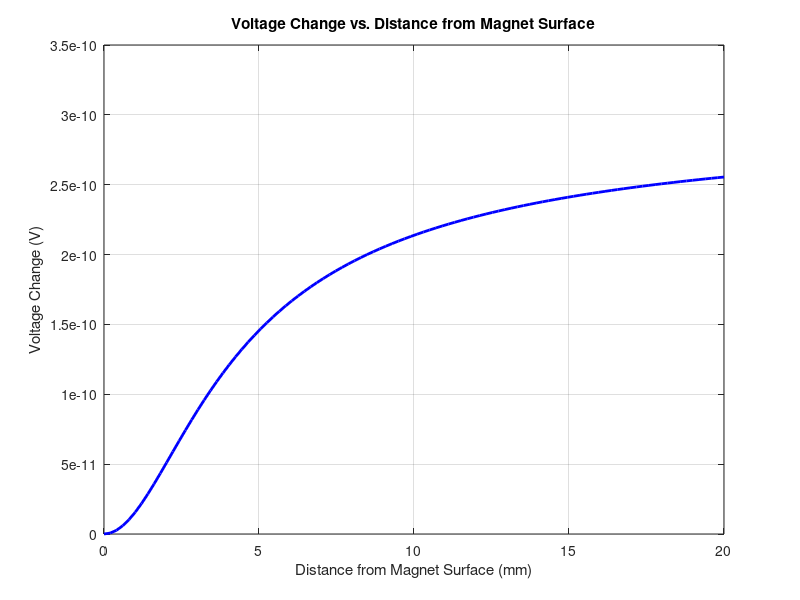

Recreate this plot in MATLAB.
% Neodymium magnet parameters
radius_mm = 10;      % Magnet radius in millimeters
thickness_mm = 3;    % Magnet thickness in millimeters
M = 1.0;             % Magnetization in A m (adjust this value)

% Conversion factor from Gauss to voltage change
gauss_to_voltage = 1.5 / 1000;

% Permeability of free space
mu0 = 4 * pi * 1e-7;

% Convert dimensions to meters
radius = radius_mm * 1e-3;
thickness = thickness_mm * 1e-3;

% Create a range of distances from the magnet's surface
r_mm = linspace(0, radius_mm*2, 100); % Going up to 2 times the radius for visualization
r = r_mm * 1e-3; % Convert to meters

% Calculate the magnetic field strength using the formula
z = thickness;
B = (mu0 * M / (4 * pi)) * (1 - (2 * z) ./ sqrt(r.^2 + z^2));

% Convert magnetic field strength to voltage change
voltage_change = (B - B(1)) * gauss_to_voltage;

% Plot the results
figure;
plot(r_mm, voltage_change, 'b-', 'LineWidth', 2);
xlabel('Distance from Magnet Surface (mm)');
ylabel('Voltage Change (V)');
title('Voltage Change vs. Distance from Magnet Surface');
grid on;

saveas(gcf,'HallEffectSensorSimulation.jpg');